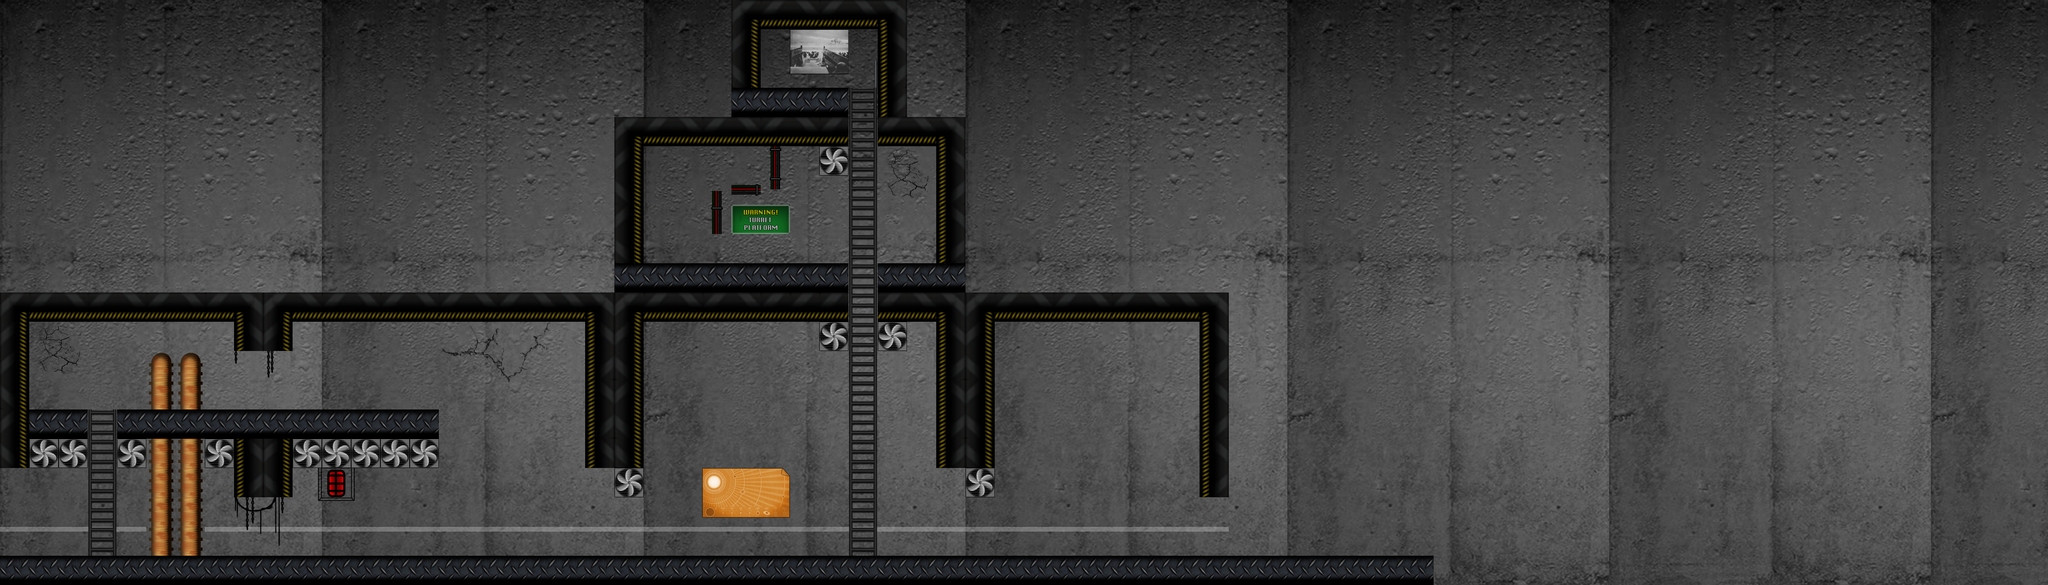

This game map was drawn from its Tiled (.tmx) file and the tilesets committed beside it. A one-line description and the trimmed map source follow:
An orthogonal 70x20 tile map with 80x80 px tiles, 3 tile layers (wall, background, collision), 11 tilesets and 22 objects (6x Zombie, 5x Trigger, 3x Switch, 2x Door, 2x Ladder, ...).

<map version="1.0" orientation="orthogonal" width="70" height="20" tilewidth="80" tileheight="80">
 <tileset firstgid="1" name="TileSheet" tilewidth="80" tileheight="80">
  <image source="src/tiles.png" width="1600" height="1600" />
  <tile id="0">
   <properties>
    <property name="blocked" value="true" />
   </properties>
  </tile>
  <tile id="1">
   <properties>
    <property name="blocked" value="true" />
   </properties>
  </tile>
  <tile id="2">
   <properties>
    <property name="blocked" value="true" />
   </properties>
  </tile>
  <tile id="3">
   <properties>
    <property name="blocked" value="true" />
   </properties>
  </tile>
  <tile id="20">
   <properties>
    <property name="blocked" value="true" />
   </properties>
  </tile>
  <tile id="21">
   <properties>
    <property name="blocked" value="true" />
   </properties>
  </tile>
  <tile id="22">
   <properties>
    <property name="climable" value="true" />
   </properties>
  </tile>
  <tile id="23">
   <properties>
    <property name="blocked" value="true" />
   </properties>
  </tile>
  <tile id="40">
   <properties>
    <property name="blocked" value="true" />
   </properties>
  </tile>
  <tile id="41">
   <properties>
    <property name="climable" value="true" />
   </properties>
  </tile>
  <tile id="42">
   <properties>
    <property name="climable" value="true" />
   </properties>
  </tile>
  <tile id="43">
   <properties>
    <property name="blocked" value="true" />
   </properties>
  </tile>
 </tileset>
 <tileset firstgid="401" name="ventilation shaft" tilewidth="80" tileheight="80">
  <image source="src/ventilationShaftTiles.png" trans="ffffff" width="240" height="240" />
 </tileset>
 <tileset firstgid="410" name="Blockade" tilewidth="80" tileheight="80">
  <image source="src/blockade.png" trans="ffffff" width="480" height="320" />
  <tile id="7">
   <properties>
    <property name="blocked" value="true" />
   </properties>
  </tile>
  <tile id="8">
   <properties>
    <property name="blocked" value="true" />
   </properties>
  </tile>
  <tile id="9">
   <properties>
    <property name="blocked" value="true" />
   </properties>
  </tile>
  <tile id="10">
   <properties>
    <property name="blocked" value="true" />
   </properties>
  </tile>
  <tile id="12">
   <properties>
    <property name="blocked" value="true" />
   </properties>
  </tile>
  <tile id="17">
   <properties>
    <property name="blocked" value="true" />
   </properties>
  </tile>
  <tile id="18">
   <properties>
    <property name="blocked" value="true" />
   </properties>
  </tile>
  <tile id="23">
   <properties>
    <property name="blocked" value="true" />
   </properties>
  </tile>
 </tileset>
 <tileset firstgid="434" name="boxes" tilewidth="80" tileheight="80">
  <image source="src/boxes.png" trans="ffffff" width="1300" height="1200" />
 </tileset>
 <tileset firstgid="674" name="Turret" tilewidth="80" tileheight="80">
  <image source="src/turret_on.png" width="160" height="160" />
 </tileset>
 <tileset firstgid="678" name="BrokenVentilation" tilewidth="80" tileheight="80">
  <image source="src/brokenVentilationTiles.png" width="480" height="320" />
  <tile id="0">
   <properties>
    <property name="blocked" value="true" />
   </properties>
  </tile>
  <tile id="1">
   <properties>
    <property name="blocked" value="true" />
   </properties>
  </tile>
  <tile id="2">
   <properties>
    <property name="blocked" value="true" />
   </properties>
  </tile>
  <tile id="9">
   <properties>
    <property name="blocked" value="true" />
   </properties>
  </tile>
  <tile id="16">
   <properties>
    <property name="blocked" value="true" />
   </properties>
  </tile>
  <tile id="23">
   <properties>
    <property name="blocked" value="true" />
   </properties>
  </tile>
 </tileset>
 <tileset firstgid="702" name="WallSprites" tilewidth="80" tileheight="80">
  <image source="src/logosWallSprites.png" width="1600" height="1600" />
 </tileset>
 <tileset firstgid="1102" name="CableTiles" tilewidth="80" tileheight="80">
  <image source="src/powercables.png" width="320" height="320" />
 </tileset>
 <tileset firstgid="1118" name="WallSprites" tilewidth="80" tileheight="80">
  <image source="src/wallCracksBloodRedLight.png" width="1280" height="563" />
 </tileset>
 <tileset firstgid="1230" name="BackgroundSprites3" tilewidth="80" tileheight="80">
  <image source="src/bq_s_tileset.png" width="1000" height="1000" />
 </tileset>
 <tileset firstgid="1374" name="main_background" tilewidth="80" tileheight="80">
  <image source="src/levelBackground.png" width="900" height="1600" />
 </tileset>
 <layer name="wall" width="70" height="20">
  <data>[1400 cells, 1400 non-empty, 220 distinct tile ids]</data>
 </layer>
 <layer name="background" width="70" height="20">
  <data>[1400 cells, 144 non-empty, 69 distinct tile ids]</data>
 </layer>
 <layer name="collision" width="70" height="20">
  <data>[1400 cells, 1251 non-empty, 55 distinct tile ids]</data>
 </layer>
 <objectgroup color="#5500ff" name="ObjectLayer" width="70" height="20">
  <object name="zombie1" type="Zombie" x="1427" y="1354" width="75" height="150" />
  <object name="zombie2" type="Zombie" x="1324" y="1358" width="75" height="150" />
  <object name="zombie3" type="Zombie" x="2078" y="565" width="75" height="150" />
  <object name="zombie4" type="Zombie" x="2176" y="566" width="75" height="150" />
  <object name="zombie5" type="Zombie" x="1774" y="564" width="75" height="150" />
  <object name="zombie6" type="Zombie" x="1873" y="563" width="75" height="150" />
  <object name="turret" type="AutoTurret" x="1927" y="597" width="135" height="121">
   <properties>
    <property name="direction" value="right" />
    <property name="range" value="400" />
   </properties>
  </object>
  <object name="turret_activation" type="Switch" x="2097" y="145" width="29" height="84">
   <properties>
    <property name="target" value="turret" />
   </properties>
  </object>
  <object name="key_card" type="Item" x="1788" y="648" width="47" height="37">
   <properties>
    <property name="type" value="key_card" />
   </properties>
  </object>
  <object name="door_switch2" type="Switch" x="2503" y="1382" width="29" height="84">
   <properties>
    <property name="requires" value="key_card" />
    <property name="target" value="door2" />
   </properties>
  </object>
  <object name="door1" type="Door" x="1600" y="1282" width="80" height="240" />
  <object name="door2" type="Door" x="2561" y="1282" width="80" height="240" />
  <object name="door_switch1" type="Switch" x="1539" y="1385" width="29" height="84">
   <properties>
    <property name="target" value="door1" />
   </properties>
  </object>
  <object name="box" type="WoodenCrate" x="961" y="1039" width="80" height="80" />
  <object type="Trigger" x="2836" y="1233" width="367" height="279">
   <properties>
    <property name="goToLevel" value="level4" />
   </properties>
  </object>
  <object name="sound_trigger" type="Trigger" x="644" y="964" width="80" height="160">
   <properties>
    <property name="repeat" value="false" />
    <property name="sound" value="monster_movement" />
    <property name="target" value="player" />
   </properties>
  </object>
  </objectgroup>
</map>
<!-- 6 of 22 objects omitted -->
